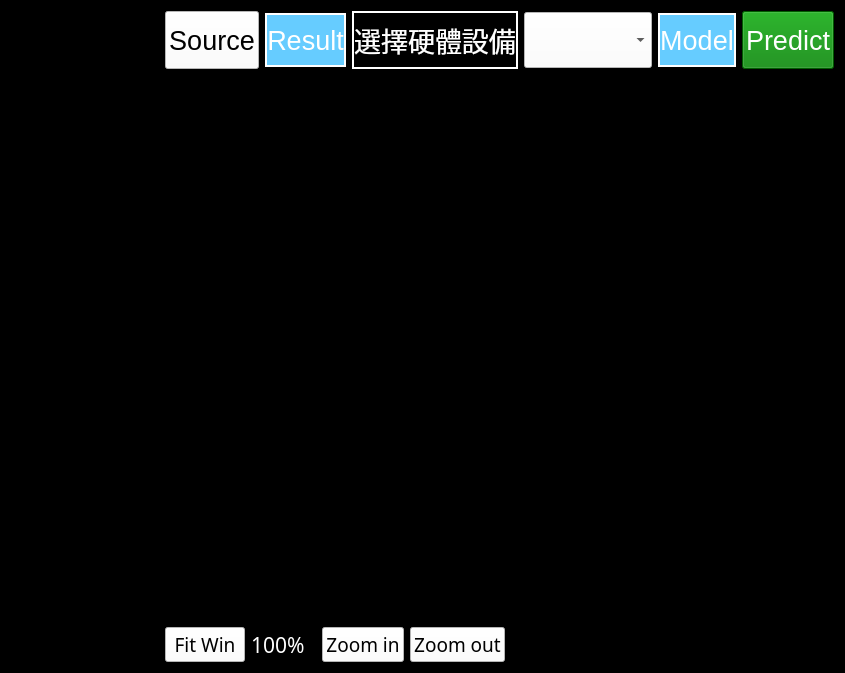
<?xml version="1.0" encoding="UTF-8"?>
<ui version="4.0">
 <class>Form</class>
 <widget class="QWidget" name="Form">
  <property name="geometry">
   <rect>
    <x>0</x>
    <y>0</y>
    <width>845</width>
    <height>673</height>
   </rect>
  </property>
  <property name="windowTitle">
   <string>Form</string>
  </property>
  <property name="styleSheet">
   <string notr="true">background:balck</string>
  </property>
  <layout class="QHBoxLayout" name="horizontalLayout" stretch="3,8">
   <item>
    <widget class="QScrollArea" name="scrollArea">
     <property name="widgetResizable">
      <bool>true</bool>
     </property>
     <widget class="QWidget" name="scrollAreaWidgetContents">
      <property name="geometry">
       <rect>
        <x>0</x>
        <y>0</y>
        <width>200</width>
        <height>653</height>
       </rect>
      </property>
      <layout class="QVBoxLayout" name="verticalLayout">
       <item>
        <widget class="QTableWidget" name="tableWidget">
         <property name="font">
          <font>
           <pointsize>12</pointsize>
          </font>
         </property>
         <property name="styleSheet">
          <string notr="true">color:white</string>
         </property>
        </widget>
       </item>
      </layout>
     </widget>
    </widget>
   </item>
   <item>
    <layout class="QVBoxLayout" name="verticalLayout_2">
     <item>
      <layout class="QGridLayout" name="gridLayout">
       <item row="0" column="3">
        <widget class="QComboBox" name="cbb_device_select">
         <property name="font">
          <font>
           <family>新細明體</family>
           <pointsize>20</pointsize>
          </font>
         </property>
         <property name="styleSheet">
          <string notr="true">background:white;
min-height:50px</string>
         </property>
        </widget>
       </item>
       <item row="0" column="2">
        <widget class="QLabel" name="label_7">
         <property name="font">
          <font>
           <family>新細明體</family>
           <pointsize>20</pointsize>
          </font>
         </property>
         <property name="styleSheet">
          <string notr="true">height:50px;
color:white;
border: 2px solid white</string>
         </property>
         <property name="text">
          <string>選擇硬體設備</string>
         </property>
         <property name="alignment">
          <set>Qt::AlignCenter</set>
         </property>
        </widget>
       </item>
       <item row="0" column="0">
        <widget class="QPushButton" name="btn_source">
         <property name="font">
          <font>
           <pointsize>20</pointsize>
          </font>
         </property>
         <property name="styleSheet">
          <string notr="true">height:50px;
background:white;
color:black</string>
         </property>
         <property name="text">
          <string>Source</string>
         </property>
        </widget>
       </item>
       <item row="0" column="6">
        <widget class="QPushButton" name="btn_predict">
         <property name="font">
          <font>
           <pointsize>20</pointsize>
          </font>
         </property>
         <property name="styleSheet">
          <string notr="true">height:50px;
background:green;
color:white;
</string>
         </property>
         <property name="text">
          <string>Predict</string>
         </property>
        </widget>
       </item>
       <item row="0" column="5">
        <widget class="QPushButton" name="btn_model">
         <property name="font">
          <font>
           <pointsize>20</pointsize>
          </font>
         </property>
         <property name="styleSheet">
          <string notr="true">height:50px;
background:#66ccff;
color:white;
border: 2px solid white</string>
         </property>
         <property name="text">
          <string>Model</string>
         </property>
        </widget>
       </item>
       <item row="0" column="1">
        <widget class="QPushButton" name="btn_result">
         <property name="font">
          <font>
           <pointsize>20</pointsize>
          </font>
         </property>
         <property name="styleSheet">
          <string notr="true">height:50px;
background:#66ccff;
color:white;
border: 2px solid white</string>
         </property>
         <property name="text">
          <string>Result</string>
         </property>
        </widget>
       </item>
      </layout>
     </item>
     <item>
      <widget class="QLabel" name="lb_predict_param">
       <property name="font">
        <font>
         <pointsize>14</pointsize>
        </font>
       </property>
       <property name="styleSheet">
        <string notr="true">color:white</string>
       </property>
       <property name="text">
        <string/>
       </property>
      </widget>
     </item>
     <item>
      <widget class="QGraphicsView" name="viewResult"/>
     </item>
     <item>
      <layout class="QHBoxLayout" name="horizontalLayout_2" stretch="1,1,1,1,5">
       <item>
        <widget class="QPushButton" name="btn_zoom_ori">
         <property name="font">
          <font>
           <family>微軟正黑體</family>
           <pointsize>14</pointsize>
          </font>
         </property>
         <property name="styleSheet">
          <string notr="true">background: white</string>
         </property>
         <property name="text">
          <string>Fit Win</string>
         </property>
        </widget>
       </item>
       <item>
        <widget class="QLabel" name="labelScale">
         <property name="font">
          <font>
           <family>PMingLiU</family>
           <pointsize>16</pointsize>
          </font>
         </property>
         <property name="styleSheet">
          <string notr="true">color:white</string>
         </property>
         <property name="text">
          <string>100%</string>
         </property>
        </widget>
       </item>
       <item>
        <widget class="QPushButton" name="btn_zoom_in">
         <property name="font">
          <font>
           <family>微軟正黑體</family>
           <pointsize>14</pointsize>
          </font>
         </property>
         <property name="styleSheet">
          <string notr="true">background: white</string>
         </property>
         <property name="text">
          <string>Zoom in</string>
         </property>
        </widget>
       </item>
       <item>
        <widget class="QPushButton" name="btn_zoom_out">
         <property name="font">
          <font>
           <family>微軟正黑體</family>
           <pointsize>14</pointsize>
          </font>
         </property>
         <property name="styleSheet">
          <string notr="true">background: white</string>
         </property>
         <property name="text">
          <string>Zoom out</string>
         </property>
        </widget>
       </item>
       <item>
        <widget class="QLabel" name="labelPos">
         <property name="font">
          <font>
           <family>AcadEref</family>
           <pointsize>12</pointsize>
          </font>
         </property>
         <property name="styleSheet">
          <string notr="true">color:white</string>
         </property>
         <property name="text">
          <string/>
         </property>
        </widget>
       </item>
      </layout>
     </item>
    </layout>
   </item>
  </layout>
 </widget>
 <resources/>
 <connections/>
</ui>
